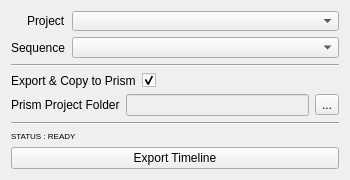
<?xml version="1.0" encoding="UTF-8"?>
<ui version="4.0">
 <class>Form</class>
 <widget class="QWidget" name="Form">
  <property name="windowModality">
   <enum>Qt::NonModal</enum>
  </property>
  <property name="sizePolicy">
   <sizepolicy hsizetype="MinimumExpanding" vsizetype="Fixed">
    <horstretch>0</horstretch>
    <verstretch>0</verstretch>
   </sizepolicy>
  </property>
  <property name="minimumSize">
   <size>
    <width>350</width>
    <height>180</height>
   </size>
  </property>
  <property name="maximumSize">
   <size>
    <width>16777215</width>
    <height>180</height>
   </size>
  </property>
  <property name="windowTitle">
   <string>Form</string>
  </property>
  <layout class="QVBoxLayout" name="verticalLayout">
   <item>
    <layout class="QFormLayout" name="form_layout">
     <property name="fieldGrowthPolicy">
      <enum>QFormLayout::AllNonFixedFieldsGrow</enum>
     </property>
     <property name="labelAlignment">
      <set>Qt::AlignRight|Qt::AlignTrailing|Qt::AlignVCenter</set>
     </property>
     <item row="0" column="0">
      <widget class="QLabel" name="label_4">
       <property name="text">
        <string>Project</string>
       </property>
      </widget>
     </item>
     <item row="0" column="1">
      <widget class="QComboBox" name="project_box"/>
     </item>
     <item row="1" column="0">
      <widget class="QLabel" name="label_5">
       <property name="text">
        <string>Sequence</string>
       </property>
      </widget>
     </item>
     <item row="1" column="1">
      <widget class="QComboBox" name="sequence_box"/>
     </item>
    </layout>
   </item>
   <item>
    <widget class="Line" name="line">
     <property name="orientation">
      <enum>Qt::Horizontal</enum>
     </property>
    </widget>
   </item>
   <item>
    <layout class="QFormLayout" name="formLayout">
     <property name="labelAlignment">
      <set>Qt::AlignLeading|Qt::AlignLeft|Qt::AlignVCenter</set>
     </property>
     <property name="formAlignment">
      <set>Qt::AlignLeading|Qt::AlignLeft|Qt::AlignVCenter</set>
     </property>
     <item row="0" column="0">
      <widget class="QLabel" name="label_6">
       <property name="text">
        <string>Export &amp; Copy to Prism</string>
       </property>
      </widget>
     </item>
     <item row="0" column="1">
      <widget class="QCheckBox" name="prism_box">
       <property name="text">
        <string/>
       </property>
       <property name="checked">
        <bool>true</bool>
       </property>
      </widget>
     </item>
    </layout>
   </item>
   <item>
    <layout class="QHBoxLayout" name="horizontalLayout">
     <item>
      <widget class="QLabel" name="prism_text">
       <property name="enabled">
        <bool>true</bool>
       </property>
       <property name="text">
        <string>Prism Project Folder</string>
       </property>
      </widget>
     </item>
     <item>
      <widget class="QLineEdit" name="prism_path">
       <property name="enabled">
        <bool>false</bool>
       </property>
      </widget>
     </item>
     <item>
      <widget class="QToolButton" name="prism_path_button">
       <property name="enabled">
        <bool>true</bool>
       </property>
       <property name="text">
        <string>...</string>
       </property>
      </widget>
     </item>
    </layout>
   </item>
   <item>
    <widget class="Line" name="line_2">
     <property name="orientation">
      <enum>Qt::Horizontal</enum>
     </property>
    </widget>
   </item>
   <item>
    <widget class="QLabel" name="status_text">
     <property name="styleSheet">
      <string notr="true">font-size:8px</string>
     </property>
     <property name="text">
      <string>STATUS : READY</string>
     </property>
    </widget>
   </item>
   <item>
    <widget class="QPushButton" name="export_button">
     <property name="text">
      <string>Export Timeline</string>
     </property>
    </widget>
   </item>
  </layout>
 </widget>
 <resources/>
 <connections/>
</ui>
